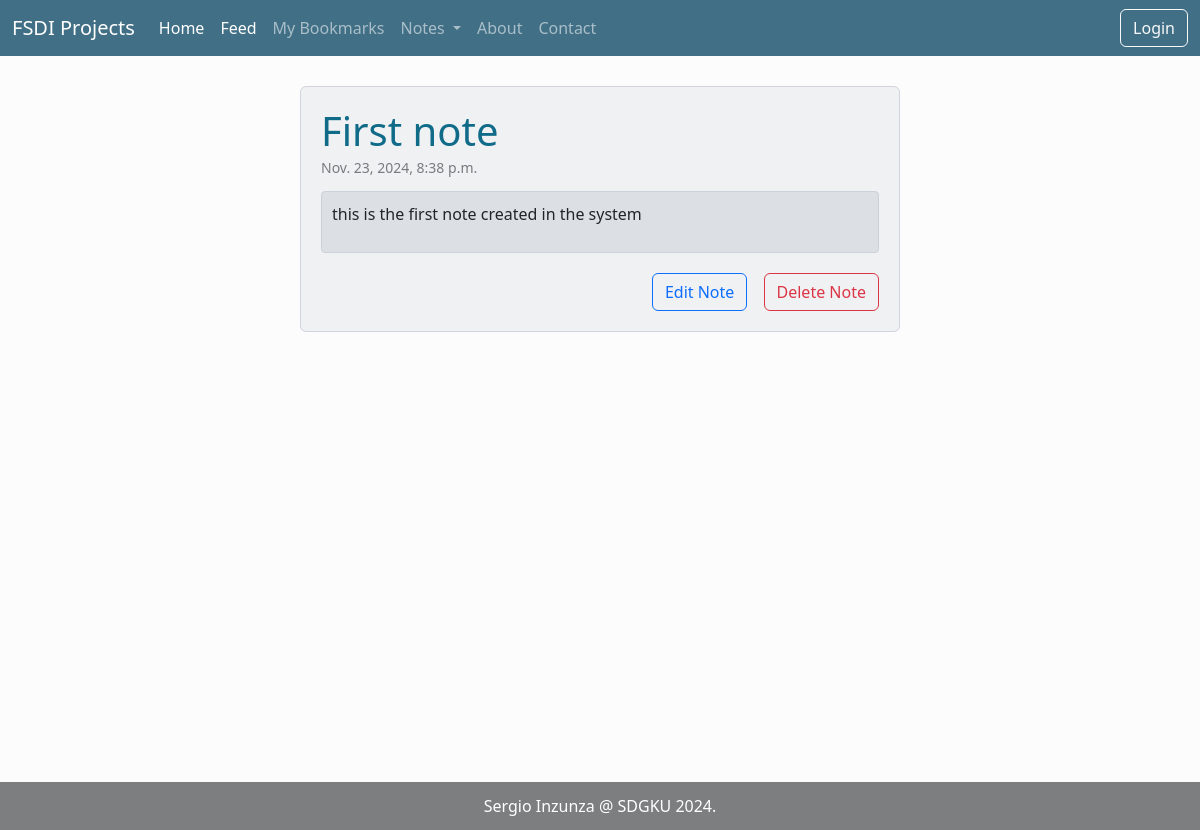
The page /notes/details/1/ on the database its author committed.
### notes/models.py (models this page shows, shortened)
class Note(models.Model):
    title = models.CharField(max_length=80)
    text = models.TextField()
    created_on = models.DateTimeField(auto_now_add=True)

### notes/views.py (the view)
# urls.py: path("details/<int:pk>/", DetailNoteView.as_view(), name="detail_note"),
class DetailNoteView(DetailView):
    template_name = "notes/detail_note.html"
    model = Note

### templates/notes/detail_note.html
{% extends 'base.html' %}
{% load static %}
{% block css %}
<link rel="stylesheet" href="{% static 'css/notes.css' %}">
{% endblock %}
{% block content %}
<div class="detail-note">
    <div class="body">
        <h1>{{note.title}}</h1>
        <label>{{note.created_on}}</label>
        <div class="note-text">
            <p>{{note.text}}</p>
        </div>
        <div class="controls">
            <a href="{% url 'update_note' note.id %}" class="btn btn-outline-primary">Edit Note</a>
            <a href="{% url 'delete_note' note.id %}" class="btn btn-outline-danger">Delete Note</a>
        </div>
    </div>
</div>
{% endblock %}

### static/css/base.css (style rules this page uses)
html, body { padding: 0; margin: 0; min-height: 100vh; }
body { background-color: #fcfcfc; }

### static/css/notes.css (style rules this page uses)
.detail-note .body { padding: 20px; border: 1px solid #d3d3df; border-radius: 6px; background-color: #eff1f3; max-width: 600px; margin-left: auto; margin-right: auto; margin-top: 30px; }
.detail-note .body h1 { color: #106b89; font-weight: 400; margin-bottom: 0; }
.detail-note .body label { font-weight: 300; color: #787b7d; font-size: 14px; }
.detail-note .body .note-text { margin-top: 12px; background-color: #dce0e4; border-radius: 4px; border: 1px solid #ccd2d9; padding: 10px; margin-bottom: 20px; }
.detail-note .body .controls { text-align: right; }
.detail-note .body .controls .btn { margin-left: 12px; }

### rows shown on the page
Note: title "First note", created_on "Nov. 23, 2024, 8:38 p.m.", text "this is the first note created in the system"
